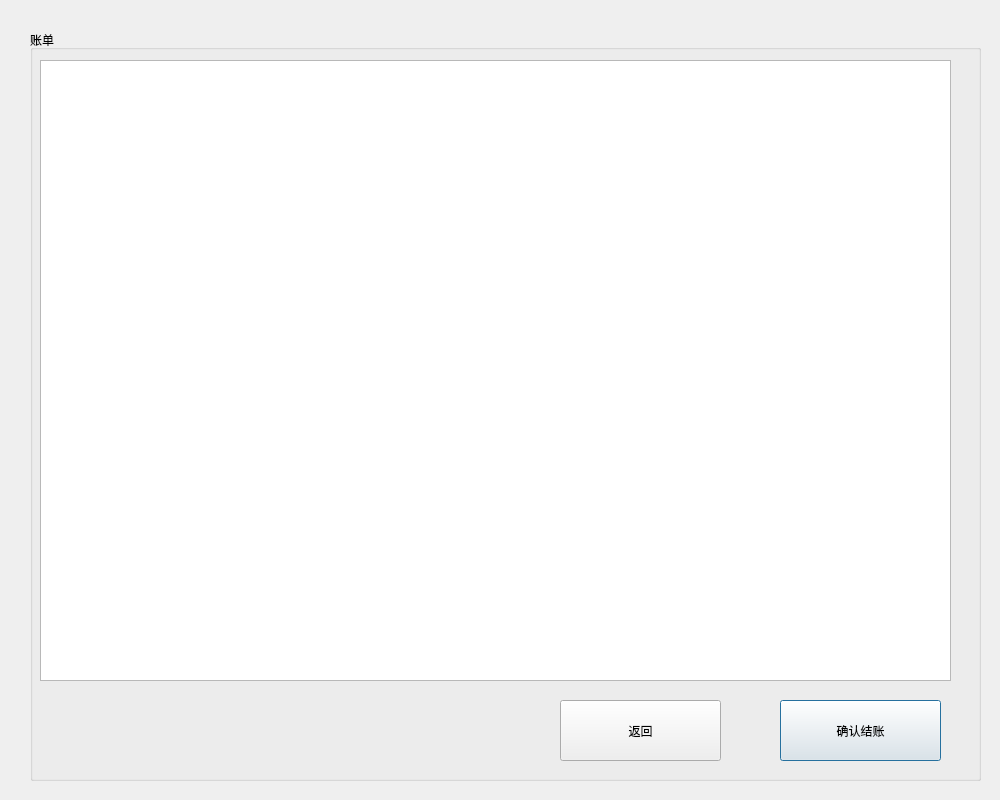
<?xml version="1.0" encoding="UTF-8"?>
<ui version="4.0">
 <class>CheckBillWindow</class>
 <widget class="QDialog" name="CheckBillWindow">
  <property name="geometry">
   <rect>
    <x>0</x>
    <y>0</y>
    <width>1000</width>
    <height>800</height>
   </rect>
  </property>
  <property name="minimumSize">
   <size>
    <width>1000</width>
    <height>800</height>
   </size>
  </property>
  <property name="windowTitle">
   <string>Dialog</string>
  </property>
  <widget class="QGroupBox" name="groupBox">
   <property name="geometry">
    <rect>
     <x>30</x>
     <y>30</y>
     <width>951</width>
     <height>751</height>
    </rect>
   </property>
   <property name="title">
    <string>账单</string>
   </property>
   <widget class="QTableView" name="billTable">
    <property name="geometry">
     <rect>
      <x>10</x>
      <y>30</y>
      <width>911</width>
      <height>621</height>
     </rect>
    </property>
   </widget>
   <widget class="QPushButton" name="payBillBtn">
    <property name="geometry">
     <rect>
      <x>750</x>
      <y>670</y>
      <width>161</width>
      <height>61</height>
     </rect>
    </property>
    <property name="text">
     <string>确认结账</string>
    </property>
   </widget>
   <widget class="QPushButton" name="returnBtn">
    <property name="geometry">
     <rect>
      <x>530</x>
      <y>670</y>
      <width>161</width>
      <height>61</height>
     </rect>
    </property>
    <property name="text">
     <string>返回</string>
    </property>
   </widget>
  </widget>
 </widget>
 <resources/>
 <connections/>
</ui>
